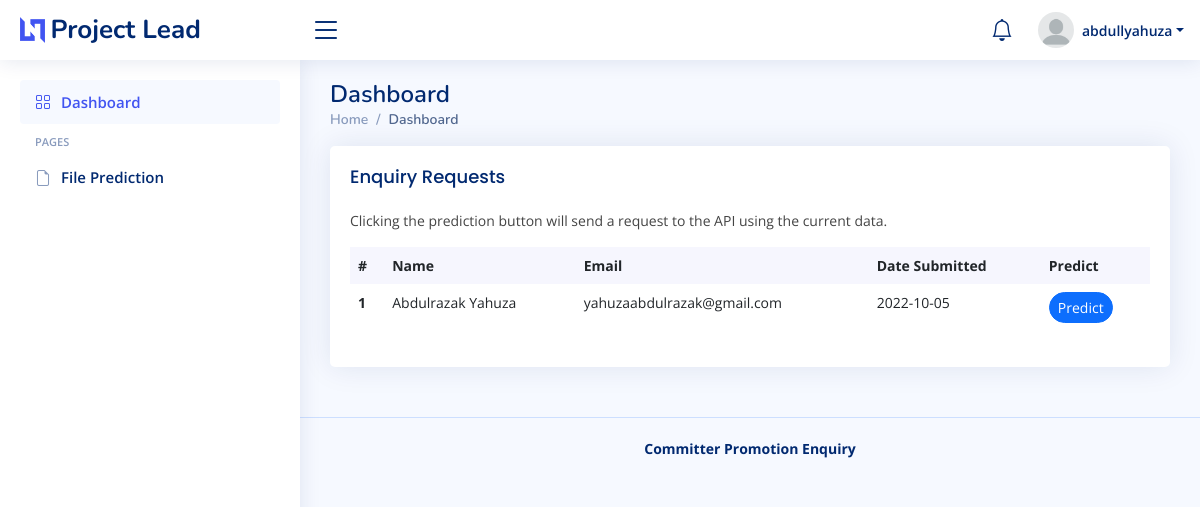
Page /dashboard (signed in) on the earlier database version.
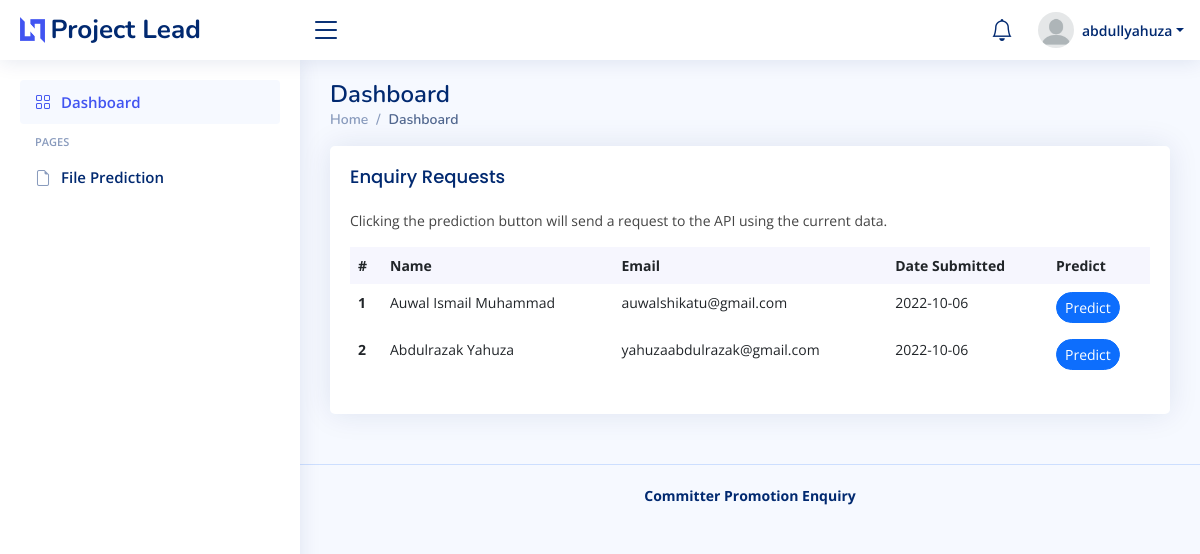
Same page on the later database version.
### database/models.py (models this page shows, shortened)
class User(db.Model):
    id = Column(Integer().with_variant(Integer, "sqlite"), primary_key=True)
    username = Column(String(80))
    name = Column(String(200))
    email = Column(String(120))
    password = Column(String(256))
    def details(self):
        return {
            'id': self.id,
            'username': self.username,
            'email': self.email,
            'name': self.name
        }

class Enquiry(db.Model):
    id = Column(Integer().with_variant(Integer, "sqlite"), primary_key=True)
    name = Column(String(200))
    education = Column(String(20))
    email = Column(String(120), unique=True)
    region = Column(String(20))
    fin_gain = Column(Float)
    int_learn = Column(Float)
    dev_inv = Column(Float)
    proj_desertion = Column(Integer)
    dev_experience = Column(Integer)
    sys_int = Column(Float)
    tech_norm = Column(Float)
    code_test = Column(Float)
    cont_code_dec = Column(Float)
    dec_right_del = Column(Float)
    proj_age = Column(Integer)
    promoted = Column(Boolean, default=0)
    date_submitted = Column(Date)

### app.py (the view)
@app.route('/dashboard')
@login_required
def dashboard():
    user = User.query.filter_by(username=session['user_id']).first()
    user_data = user.details()
    enquiries = Enquiry.query.order_by(db.desc(Enquiry.id)).all()
    noti = Enquiry.query.filter_by(promoted=False).all()
    numberOfnoti = len(noti)
    return render_template(
        'admin/index.html',
        current_page="Dashboard",
        user=user_data,
        enquiries=enquiries,
        noti=numberOfnoti)

### auth.py (called while the page is built)
def login_required(f):
    @wraps(f)
    def decorated_function(*args, **kwargs):
        if session.get("user_id") is None:
            return redirect("/lead")
        return f(*args, **kwargs)
    return decorated_function

### templates/admin/index.html (shortened to what this page needs)
{% extends 'layouts/main.html' %}
{% block content %}
    <section class="section dashboard">
      <div class="row">
        <div class="col-lg-12" style="margin: 0 auto;">
          <div class="row">
            <div class="col-12">
              <div class="card recent-sales overflow-auto">
                <div class="card-body">
                  <h5 class="card-title">Enquiry Requests</h5>
                  <p>Clicking the prediction button will send a request to the API using the current data.</p>
                  <table class="table table-borderless datatable">
                    <thead>
                      <tr>
                        <th scope="col">#</th>
                        <th scope="col">Name</th>
                        <th scope="col">Email</th>
                        <th scope="col">Date Submitted</th>
                        <th scope="col">Predict</th>
                      </tr>
                    </thead>
                    <tbody>
                      {% if enquiries %}
                        {% for enquiry in enquiries %}
                        <tr>
                          <th scope="row">{{loop.index}}</th>
                          <td>{{enquiry.name}}</td>
                          <td>{{enquiry.email}}</td>
                          <td>{{enquiry.date_submitted}}</td>
                          <td>
                            <a href="confirm/{{enquiry.id}}" class="btn btn-primary rounded-pill btn-sm">Predict</a>
                          </td>
                        </tr>
                        {% endfor %}
                      {% endif %}
                    </tbody>
                  </table>
                </div>
              </div>
            </div>
          </div>
        </div>
      </div>
    </section>
{% endblock %}

### templates/layouts/main.html (shortened to what this page needs)
<!DOCTYPE html>
<html lang="en">
<head>
  <link href="/static/admin/assets/vendor/bootstrap/css/bootstrap.min.css" rel="stylesheet">
  <link href="/static/admin/assets/vendor/bootstrap-icons/bootstrap-icons.css" rel="stylesheet">
  <link href="/static/admin/assets/vendor/boxicons/css/boxicons.min.css" rel="stylesheet">
  <link href="/static/admin/assets/vendor/quill/quill.snow.css" rel="stylesheet">
  <link href="/static/admin/assets/vendor/quill/quill.bubble.css" rel="stylesheet">
  <link href="/static/admin/assets/vendor/remixicon/remixicon.css" rel="stylesheet">
  <link href="/static/admin/assets/vendor/simple-datatables/style.css" rel="stylesheet">
  <link href="/static/admin/assets/css/style.css" rel="stylesheet">
</head>
<body>
  <header id="header" class="header fixed-top d-flex align-items-center">
    <div class="d-flex align-items-center justify-content-between">
      <a href="{{ url_for('dashboard') }}" class="logo d-flex align-items-center">
        <img src="/static/admin/assets/img/logo.png" alt="">
        <span class="d-none d-lg-block">Project Lead</span>
      </a>
      <i class="bi bi-list toggle-sidebar-btn"></i>
    </div>
    <nav class="header-nav ms-auto">
      <ul class="d-flex align-items-center">
        <li class="nav-item dropdown">
          <a class="nav-link nav-icon" href="#" data-bs-toggle="dropdown">
            <i class="bi bi-bell"></i>
          </a>
        </li>
        <li class="nav-item dropdown pe-3">
          <a class="nav-link nav-profile d-flex align-items-center pe-0" href="#" data-bs-toggle="dropdown">
            <img src="/static/admin/assets/img/profile-img.png" alt="Profile" class="rounded-circle">
            <span class="d-none d-md-block dropdown-toggle ps-2">{{user.username}}</span>
          </a>
        </li>
      </ul>
    </nav>
  </header>
  <aside id="sidebar" class="sidebar">
    <ul class="sidebar-nav" id="sidebar-nav">
      <li class="nav-item">
        <a class="nav-link {% if request.endpoint != 'dashboard'%} collapsed {% endif %}" href="{{ url_for('dashboard') }}">
          <i class="bi bi-grid"></i>
          <span>Dashboard</span>
        </a>
      </li>
      <li class="nav-heading">Pages</li>
      <li class="nav-item">
         <a class="nav-link {% if request.endpoint != 'from_file'%} collapsed {% endif %}" href="{{ url_for('from_file') }}">
           <i class="bi bi-file-earmark"></i>
           <span>File Prediction</span>
         </a>
       </li>
    </ul>
  </aside>
  <main id="main" class="main">
    <div class="pagetitle">
      <h1>{{current_page}}</h1>
      <nav>
        <ol class="breadcrumb">
          <li class="breadcrumb-item"><a href="{{ url_for('dashboard') }}">Home</a></li>
          <li class="breadcrumb-item active">{{current_page}}</li>
        </ol>
      </nav>
    </div>
    {% block content %}{% endblock %}
  </main>
  <footer id="footer" class="footer">
    <div class="copyright">
      <strong>Committer Promotion Enquiry</strong>
    </div>
  </footer>
</body>
</html>

### admin/assets/css/style.css (style rules this page uses)
:root { scroll-behavior: smooth; }
body { font-family: "Open Sans", sans-serif; background: #f6f9ff; color: #444444; }
a { color: #4154f1; text-decoration: none; }
h1, h2, h3, h4, h5, h6 { font-family: "Nunito", sans-serif; }
#main { margin-top: 60px; padding: 20px 30px; transition: all 0.3s; }
.pagetitle { margin-bottom: 10px; }
.pagetitle h1 { font-size: 24px; margin-bottom: 0; font-weight: 600; color: #012970; }
.card { margin-bottom: 30px; border: none; border-radius: 5px; box-shadow: 0px 0 30px rgba(1, 41, 112, 0.1); }
.card-title { padding: 20px 0 15px 0; font-size: 18px; font-weight: 500; color: #012970; font-family: "Poppins", sans-serif; }
.card-body { padding: 0 20px 20px 20px; }
.breadcrumb { font-size: 14px; font-family: "Nunito", sans-serif; color: #899bbd; font-weight: 600; }
.breadcrumb a { color: #899bbd; transition: 0.3s; }
.breadcrumb .breadcrumb-item::before { color: #899bbd; }
.breadcrumb .active { color: #51678f; font-weight: 600; }
.logo { line-height: 1; }
@media (min-width: 1200px) { .logo { width: 280px; } }
.logo img { max-height: 26px; margin-right: 6px; }
.logo span { font-size: 26px; font-weight: 700; color: #012970; font-family: "Nunito", sans-serif; }
.header { transition: all 0.5s; z-index: 997; height: 60px; box-shadow: 0px 2px 20px rgba(1, 41, 112, 0.1); background-color: #fff; padding-left: 20px; }
.header .toggle-sidebar-btn { font-size: 32px; padding-left: 10px; cursor: pointer; color: #012970; }
.header-nav ul { list-style: none; }
.header-nav>ul { margin: 0; padding: 0; }
.header-nav .nav-icon { font-size: 22px; color: #012970; margin-right: 25px; position: relative; }
.header-nav .nav-profile { color: #012970; }
.header-nav .nav-profile img { max-height: 36px; }
.header-nav .nav-profile span { font-size: 14px; font-weight: 600; }
.sidebar { position: fixed; top: 60px; left: 0; bottom: 0; width: 300px; z-index: 996; transition: all 0.3s; padding: 20px; overflow-y: auto; scrollbar-width: thin; scrollbar-color: #aab7cf transparent; box-shadow: 0px 0px 20px rgba(1, 41, 112, 0.1); background-color: #fff; }
@media (min-width: 1200px) { #main, #footer { margin-left: 300px; } }
.sidebar-nav { padding: 0; margin: 0; list-style: none; }
.sidebar-nav li { padding: 0; margin: 0; list-style: none; }
.sidebar-nav .nav-item { margin-bottom: 5px; }
.sidebar-nav .nav-heading { font-size: 11px; text-transform: uppercase; color: #899bbd; font-weight: 600; margin: 10px 0 5px 15px; }
.sidebar-nav .nav-link { display: flex; align-items: center; font-size: 15px; font-weight: 600; color: #4154f1; transition: 0.3; background: #f6f9ff; padding: 10px 15px; border-radius: 4px; }
.sidebar-nav .nav-link i { font-size: 16px; margin-right: 10px; color: #4154f1; }
.sidebar-nav .nav-link.collapsed { color: #012970; background: #fff; }
.sidebar-nav .nav-link.collapsed i { color: #899bbd; }
.dashboard .recent-sales { font-size: 14px; }
.dashboard .recent-sales .table thead { background: #f6f6fe; }
.dashboard .recent-sales .table thead th { border: 0; }
.footer { padding: 20px 0; font-size: 14px; transition: all 0.3s; border-top: 1px solid #cddfff; }
.footer .copyright { text-align: center; color: #012970; }

Differences in the rows shown:
added Enquiry: name "Auwal Ismail Muhammad", email "auwalshikatu@gmail.com", date_submitted "2022-10-06"
changed Enquiry "Abdulrazak Yahuza": date_submitted "2022-10-05" → "2022-10-06"
